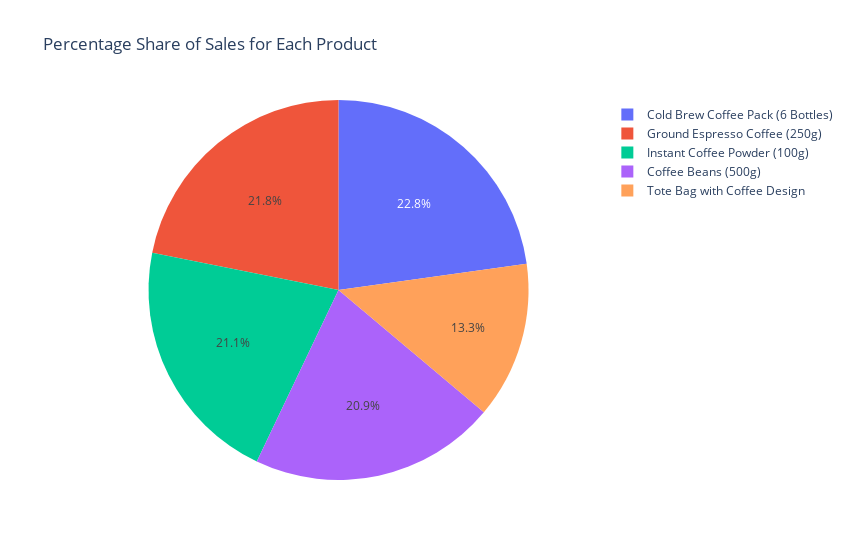

The notebook cell this image was saved under:
### Markdown cell above
### Visualisation:

### Code cell
import plotly.express as px

# Sample data
data = {
    'product_name': ['Cold Brew Coffee Pack (6 Bottles)', 'Ground Espresso Coffee (250g)', 'Instant Coffee Powder (100g)', 'Coffee Beans (500g)', 'Tote Bag with Coffee Design'],
    'total_orders': [1326, 1271, 1226, 1218, 776]
}

df = pd.DataFrame(data)

# Pie chart
fig = px.pie(df, values='total_orders', names='product_name', title='Percentage Share of Sales for Each Product', width=850)
fig.show()

### Figure 1 — Plotly figure (JSON) as saved in the notebook; plotly's stock layout.template omitted (floating-point values rounded to 4 significant figures)
{"data": [{"domain": {"x": [0, 1], "y": [0, 1]}, "hovertemplate": "product_name=%{label}<br>total_orders=%{value}<extra></extra>", "labels": ["Cold Brew Coffee Pack (6 Bottles)", "Ground Espresso Coffee (250g)", "Instant Coffee Powder (100g)", "Coffee Beans (500g)", "Tote Bag with Coffee Design"], "legendgroup": "", "name": "", "showlegend": true, "type": "pie", "values": [1326, 1271, 1226, 1218, 776]}], "layout": {"legend": {"tracegroupgap": 0}, "title": {"text": "Percentage Share of Sales for Each Product"}, "width": 850}}
